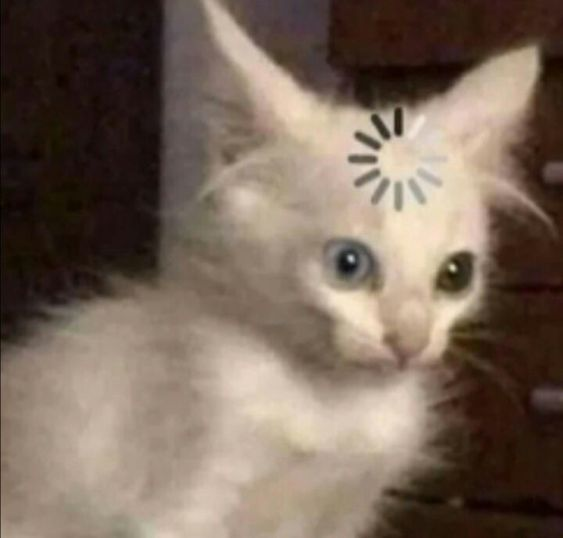
#> input picture unhappy.png, 563 x 538 px
$ jupyter execute --allow-errors HW_4.ipynb   (shell and % lines are left out)   (older library calls are emulated)
#> lines starting #> are read from the running program, lines starting #| are printed output that depends on the picture
#Laplace equation

[cell 1]
import numpy as np
import matplotlib.pyplot as plt

N = 100
M = 100

data = []
#> (the rest of this cell did not finish here and is left out)

#Histogram

[cell 2]
import numpy as np
import matplotlib.pyplot as plt
from PIL import Image
import random

X_DIM= 1024
Y_DIM = 1024

img = Image.open("unhappy.png")
#> img is the input picture: PIL image 563x538 RGB; mean R, G, B 120.4, 103.3, 89.8
img.load()

original_width, original_height = img.size
#> original_width = 563; original_height = 538
img = img.resize((X_DIM, Y_DIM), Image.ANTIALIAS)
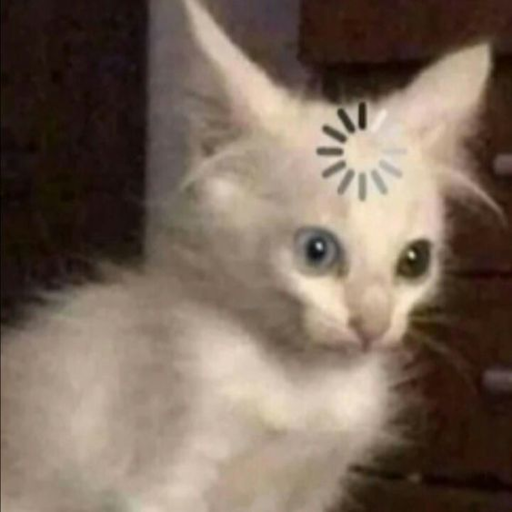
#> img: PIL image 1024x1024 RGB (shown at 1/2 size); mean R, G, B 120.4, 103.3, 89.8

data = np.asarray(img, dtype="int32")[:, :, 2].flatten()
plt.imshow(data.reshape(X_DIM, Y_DIM), cmap='Greys')
plt.show()
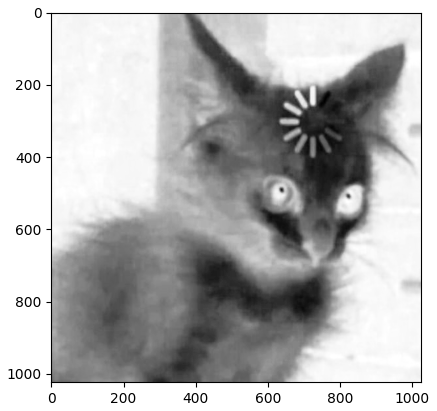
#> figure drawn by matplotlib, 1 panel

[cell 3]
np.savetxt("unhappy.txt", data.flatten(), fmt = "%u")

#> (a cell that did not finish here is left out)

#Blurring filter

[cell 5]
import numpy as np
import matplotlib.pyplot as plt
from PIL import Image
import random

N = 512
M = 512

img = Image.open("unhappy.png")
img = img.resize((N, M), Image.ANTIALIAS)
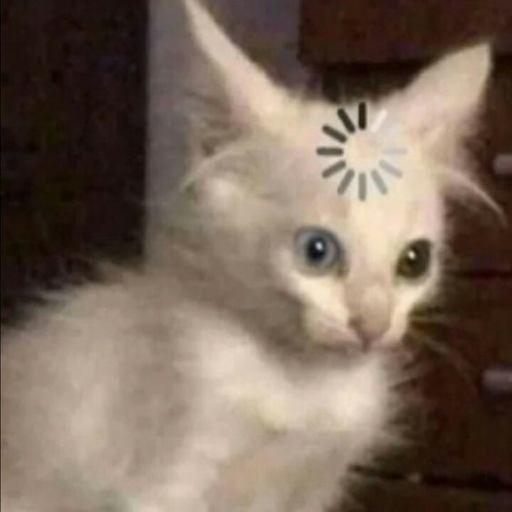
#> img: PIL image 512x512 RGB; mean R, G, B 120.4, 103.3, 89.8
data = np.asarray(img, dtype=np.float32).flatten()

# Save data to text file
np.savetxt("unhappy_filter.txt", data, fmt='%f')

# Display the original image
plt.imshow(img)
plt.title("Original picture")
plt.show()
